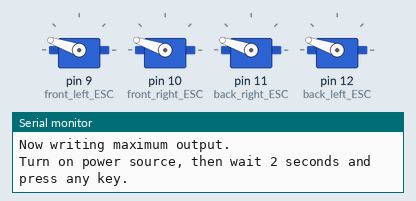
Recording of a sketch running on a simulated Arduino Uno, built with avr-gcc and run on an emulated ATmega328P. On the bench: 4 × servo, the last lines printed to the serial monitor.

Above: at 0.1 s.
At 3.2 s:
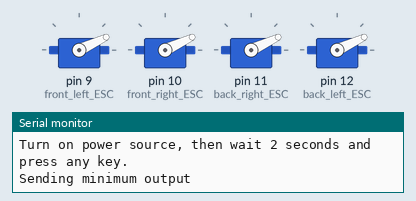
Timing chart, 0 to 4.7 s (numbered marks = the images above):
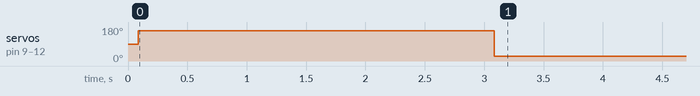

The sketch:

IControl.ino
```cpp
#include <Servo.h>

#define MAX_SIGNAL 2200
#define MIN_SIGNAL 800
#define MOTOR_PIN1  9
#define MOTOR_PIN2  10
#define MOTOR_PIN3  11
#define MOTOR_PIN4  12

#define START_CMD_CHAR '>'

String inText;
double fl,fr,br,bl;
/*
double sp_roll = 0;
double sp_pitch = 0;
double sp_yaw = 0;
double pKp = 2;
double pKi = 5;
double pKd = 1;
double rKp = 2;
double rKi = 5;
double rKd = 1;
*/
double outMax = 200;
double throttle = 1000;

Servo motor1;
Servo motor2;
Servo motor3;
Servo motor4;


Servo front_left_ESC, front_right_ESC, back_right_ESC, back_left_ESC;
//PID rPID(&roll, &roll_speed, &sp_roll, rKp,rKi,rKd, DIRECT);
//PID r_PID(outMin, outMax);
//PID pPID(&pitch, &pitch_speed, &sp_pitch, pKp,pKi,pKd, DIRECT);
//PID p_PID(outMin, outMax);

  void calibrate()
  {
  Serial.begin(9600);
  Serial.println("Program begin...");
  Serial.println("This program will calibrate the ESC.");

  Serial.println("Now writing maximum output.");
  Serial.println("Turn on power source, then wait 2 seconds and press any key.");
  front_left_ESC.writeMicroseconds(MAX_SIGNAL);
  front_right_ESC.writeMicroseconds(MAX_SIGNAL);
  back_right_ESC.writeMicroseconds(MAX_SIGNAL);
  back_left_ESC.writeMicroseconds(MAX_SIGNAL);

  delay(3000);
  // Send min output
  Serial.println("Sending minimum output");
  front_left_ESC.writeMicroseconds(MIN_SIGNAL);
  front_right_ESC.writeMicroseconds(MIN_SIGNAL);
  back_right_ESC.writeMicroseconds(MIN_SIGNAL);
  back_left_ESC.writeMicroseconds(MIN_SIGNAL);

}

void setup() {
  Serial.begin(9600);
  Serial.flush();
  front_left_ESC.attach(9);
  front_right_ESC.attach(10);
  back_right_ESC.attach(11);
  back_left_ESC.attach(12);
  //rPID.SetOutputLimits(0, outMax);
  //pPID.SetOutputLimits(0, outMax);
  //rPID.SetMode(AUTOMATIC);
  //pPID.SetMode(AUTOMATIC);
  calibrate();
  Serial.flush();
}

void loop()
{

  Serial.flush();
  int inCommand = 0;
  int sensorType = 0;
  unsigned long logCount = 0L;

  char getChar = ' ';  //read serial

  // wait for incoming data
  if (Serial.available() < 1) return; // if serial empty, return to loop().

  // parse incoming command start flag
  getChar = Serial.read();
  if (getChar != START_CMD_CHAR) return; // if no command start flag, return to loop().

  // parse incoming pin# and value

  fl = Serial.parseFloat();    // 1st sensor value
  fr = Serial.parseFloat();  // 2rd sensor value if exists
  br = Serial.parseFloat();   // 3rd sensor value if exists
  bl = Serial.parseFloat();

  /*Serial.println(sensorType);
  Serial.print("Angles = ");
  Serial.print(roll);
  Serial.print(",  ");
   Serial.print(pitch);
   Serial.print(",  ");
    Serial.println(yaw);
  */

  //rPID.Compute();
  //pPID.Compute();
  //Serial.print("roll_speed : ");
  //Serial.print(roll_speed);
  //Serial.print("pitch_speed : ");
  //Serial.println(pitch_speed);

  double front_left  = map(fl ,0,250, 1000, 2000); // front left
  double front_right = map(fr ,0,250, 1000, 2000);//front right
  double back_right  = map(br ,0,250, 1000, 2000);//back right
  double back_left   = map(bl ,0,250, 1000, 2000);//back left

  /*
  double front_left=(throttle+roll_speed+pitch_speed); // front left
  double front_right=(throttle-roll_speed+pitch_speed);//front right
  double back_right=(throttle-roll_speed-pitch_speed);//back right
  double back_left=(throttle+roll_speed-pitch_speed);//back left
  */

  front_left_ESC.writeMicroseconds(front_left);
  front_right_ESC.writeMicroseconds(front_right);
  back_right_ESC.writeMicroseconds(back_right);
  back_left_ESC.writeMicroseconds(back_left);

  Serial.print(front_left);
  Serial.print("' ");
  Serial.print(front_right);
  Serial.print("' ");
  Serial.print(back_right);
  Serial.print("' ");
  Serial.println(back_left);
    //delay(1000);

}
```
